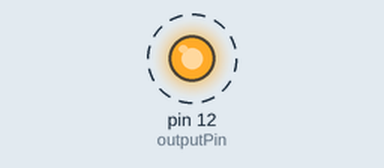
Simulated run of this sketch. Board: Arduino Uno, built with avr-gcc and run on an emulated ATmega328P. Parts: output pins drawn as LEDs (lit = HIGH). Dashed ring = blinking. Pins used as bus, display or sensor lines are not drawn.

Above: at 0.07 s.
Timing chart, 0 to 3.0 s (numbered marks = the images above):
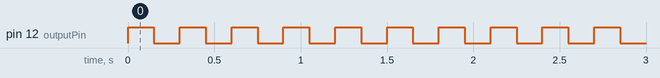

Measured:
- by itself, pin 12 (outputPin): alternates HIGH for 0.15 s and LOW for 0.15 s

The sketch:

NintendoSwitchStandMemory.ino
```cpp
#include <EEPROM.h>

int outputPin = 12;
int powerPin = 11;
int colorSelectPin = 10;
byte currentColor = 0;
byte maxColors = 7;
int buttonState = 0;
int lastButtonState = 0;

void setup() {
  pinMode(outputPin, OUTPUT);
  pinMode(powerPin, OUTPUT);
  pinMode(colorSelectPin, INPUT);
  digitalWrite(outputPin, HIGH);

  powerOn();
  restoreColor();
}

void loop() {
  // listen to color change button presses, track the current color
  // and save it to the eeprom
  buttonState = digitalRead(colorSelectPin);

  if (buttonState != lastButtonState) {
    if (buttonState == LOW) {
      currentColor++;
      if (currentColor > maxColors)
        currentColor = 0;
      EEPROM.write(0, currentColor);
    }
  }

  lastButtonState = buttonState;

  delay(25);
}

void powerOn() {
  digitalWrite(powerPin, LOW);
  delay(150);
  digitalWrite(powerPin, HIGH);
}

void restoreColor() {
  currentColor = EEPROM.read(0);
  for (byte i=0; i<=currentColor; i++) {
    digitalWrite(outputPin, LOW);
    delay(150);
    digitalWrite(outputPin, HIGH);
    delay(150);
  }
}
```
